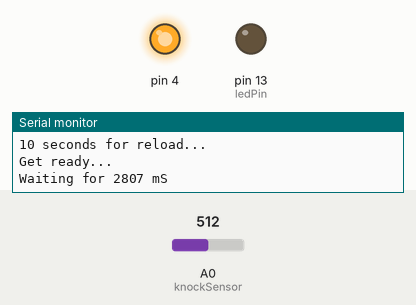
A sketch run on a simulated Arduino Uno, built with avr-gcc and run on an emulated ATmega328P. Parts: output pins drawn as LEDs (lit = HIGH), the last lines printed to the serial monitor. The test bench sets the inputs (shaded band); at power-on: A0 (knockSensor) = 512. Random numbers use the default seed unless the sketch sets one.

Above: at 17.6 s.
17.7 s: A0 (knockSensor) set to 551
At 18.9 s:
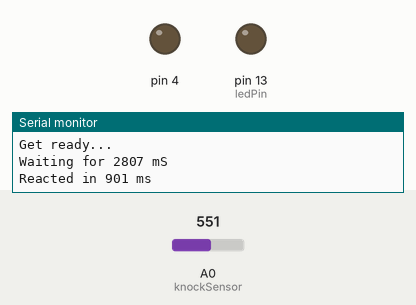
Timing chart, 0 to 25.2 s (numbered marks = the images above; inputs shaded):
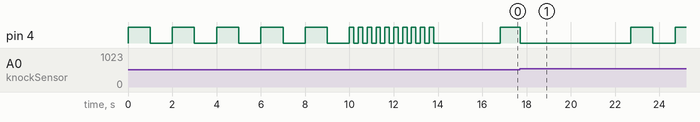

The sketch:

Reaction.ino
```cpp
/* Reaction Timer
 *
 * Testing the levels that the Piezo sees when shooting the plate.
 * Using the basic setup (Piezo minus to gnd, plus to A(nalog)0, 680kOhm resistor parallel
 * the thresholds are as displayed.
 *
 * The program does as follows:
 *
 * It waits 10 seconds blinking the LED slow.. Then, it blinks 3 times to indicate it's going soon.
 * Then it waits randomly between 2 and 10 seconds and lights the LED. This is the shoot signal, when the LED lights
 * you have to shoot the plate as fast as possible.
 * When the plate is shot, the LED extinguishes and the serial monitor then show your reaction time. The 10 second load timer
 * starts again, and the whole sequence repeats itself.
 */


int ledPin = 13;
int knockSensor = 0;
byte val = 0;
int statePin = LOW;
int THRESHOLD = 20;
int count = 0;

void setup() {
 pinMode(ledPin, OUTPUT);
 pinMode(4, OUTPUT);
 digitalWrite(4, LOW);
 Serial.begin(9600);
 Serial.println("Program started");
}

void loop() {
// Wait 10 secs for reload
// Slow LED for reload
Serial.println("10 seconds for reload...");
for (int a = 0; a < 5 ; a+=1){
  digitalWrite(4, HIGH);
  delay(1000);
  digitalWrite(4, LOW);
  delay(1000);
}

// Fast led for READY sugnal

int blin=0;
Serial.println("Get ready...");

while (blin < 10) {
  digitalWrite(4,HIGH);
  delay(200);
  digitalWrite(4,LOW);
  delay(200);
  blin +=1;
}

 // Wat randomly between 2 and 10 seonds
  int waittime=random(2000, 10000);
  Serial.print("Waiting for ");
  Serial.print(waittime);
  Serial.println(" mS");
  delay(waittime);

// OK, get time from somewhere and store it. Then turn LED HIGH and wait for knock...

  int timer = millis();
  digitalWrite(4, HIGH);
  val = analogRead(knockSensor);
  while (val <= THRESHOLD) {
      delay(10);
      val = analogRead(knockSensor);
    }
  digitalWrite(4, LOW);

  int outtime = millis();
  int reaction = outtime - timer;
  Serial.print("Reacted in ");
  Serial.print(reaction);
  Serial.println(" ms");

 // Done, sleep 5 secs then start over
 delay(5000);

}
```

Measured:
- the behaviour switches between 532 and 533 on A0 (knockSensor) (found by bisection; images 0 and 1)
- after the input at 17.7 s, pin 4: HIGH → LOW at once, → HIGH 5.0 s later, → LOW 1.0 s later, → HIGH 1.0 s later
